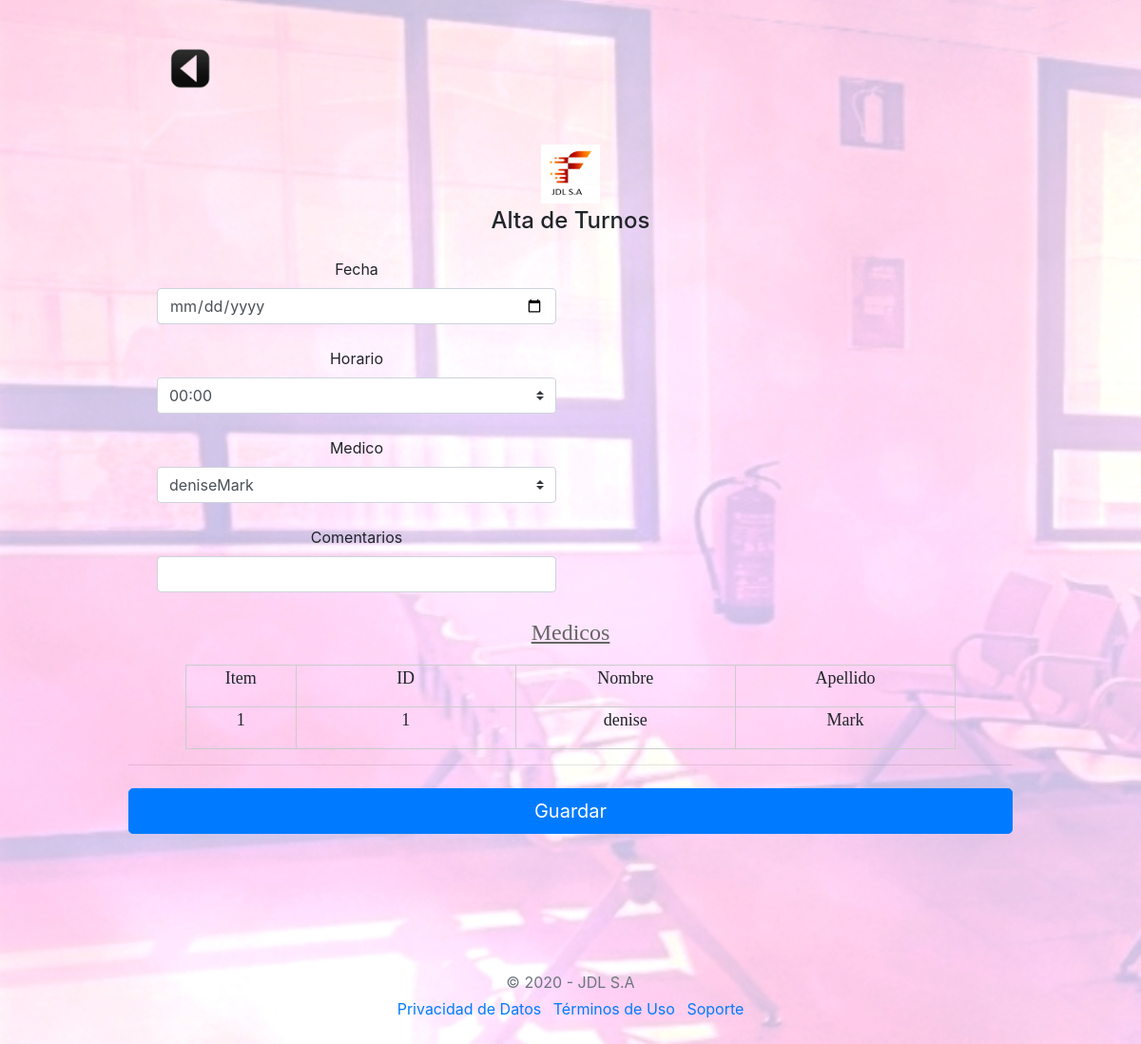
Page /turnos2/turnos2.php on the committed database.
### tables this page shows
CREATE TABLE `clinicos` (
  `id_clinico` int(8) NOT NULL,
  `nombre_clinico` varchar(30) DEFAULT NULL,
  `apellido_clinico` varchar(30) DEFAULT NULL,
  `edad_clinico` int(8) DEFAULT NULL,
  `dni_clinico` int(8) DEFAULT NULL,
  `domicilio_clinico` varchar(15) DEFAULT NULL,
  `telefono_clinico` int(15) DEFAULT NULL,
  `fech_nac_clinico` date DEFAULT NULL,
  `email_clinico` varchar(30) DEFAULT NULL,
  `esp_clinico` int(8) DEFAULT NULL
);

### turnos2/turnos2.php (the view, shortened to what this page needs)
<!doctype html>
<html>
<?php
    require "../metodos.php";
?>
<body background="../img/turnos2.jpg">
    <div class="container">
 <div class="py-5 text-center">
  <div class="row">
    <div class="col-sm-2"><h2>
		<img border="0" src="../img/atras.png" width="48" height="48" title="Volver al menú"
		onclick=location.href='javascript:history.go(-1)'; onKeyPress=location.href='javascript:history.go(-1)'; style='cursor:pointer';/>
	</h2>
	</div>
	 <div class="container">
 <div class="py-5 text-center">
  <div class="row">
  <div class="col-md"><img class="d-block mx-auto mb-1" src="../img/jdlsa.png" alt="" width="62" height="62"></div>
</div>
<div class="col-md-12 order-md-1">
      <h4 class="mb-4">Alta de Turnos</h4>
      <form class="needs-validation" novalidate action="grabar.php" method="post">
<?php
   require "../conexion.php";
    $sql = "SELECT * from clinicos order by id_clinico";
	$query = $mysqli->query($sql);
	while($resultado = $query->fetch_assoc()) {
        $clinicos[] = $resultado;
    }
      $sql = "SELECT * from horarios order by id_horario";
      $query = $mysqli->query($sql);
      while($resultado = $query->fetch_assoc()) {
            $horarios[] = $resultado;
        }
?>
          <div class="col-md-6 mb-4">
            <label for="fecha_turno">Fecha</label>
            <input type="date" class="form-control" name="fecha_turno" placeholder="" value="" required>
          </div>
          <div class="col-md-6 mb-4">
           <label for="horario">Horario</label>
           <select class="custom-select d-block w-100" name="horario_turno" required>
           <?php
				     $long = count($horarios);
				     for($i=0; $i< $long; $i++){
				     echo "<option";
             echo " value=" .$horarios[$i]['id_horario'] .",".$horarios[$i]['tiempo_horario'] .">";
                 echo $horarios[$i]['tiempo_horario'];
				     echo "</option>";
             }
				   ?>
            </select>
          </div>
          <div class="col-md-6 mb-4">
           <label for="clinico">Medico</label>
           <select class="custom-select d-block w-100" name="clinico_turno" required>
           <?php
				     $long = count($clinicos);
				     for($i=0; $i< $long; $i++){
				     echo "<option";
             echo " value=" .$clinicos[$i]['nombre_clinico'] .",".$clinicos[$i]['apellido_clinico'] .">";
                 echo $clinicos[$i]['nombre_clinico'];
                 echo $clinicos[$i]['apellido_clinico'];
				     echo "</option>";
             }
				   ?>
            </select>
          </div>
        <div class="col-md-6 mb-4">
            <label for="comentarios_turno">Comentarios</label>
            <input type="text" class="form-control" name="comentarios_turno" placeholder="" value="" required>
          </div>
          <p align="center"> <font face="Verdana" size="5" color="#666666"><u>Medicos</u></font></i></p>
<div align="center">
  <center>
 <table border="1" cellpadding="0" cellspacing="0"  bordercolor="#CCCCCC" style="border-collapse: collapse" width="90%">
  <tr>
      <td width="10%" height="35"><p align="center"><font face="Verdana" size="4" >Item</font></i></td>
      <td width="20%" height="35"><p align="center"><font face="Verdana" size="4" >ID</font></i></td>
	  <td width="20%" height="35"><p align="center"><font face="Verdana" size="4" >Nombre</font></i></td>
	  <td width="20%" height="35"><p align="center"><font face="Verdana" size="4" >Apellido</font></i></td>
	  </tr>
	<?php $long = count($clinicos);
				for($i=0; $i< $long; $i++){
				?>
  <tr>
    <td width="10%" height="35">  <p align="center"><font face="Verdana" size="4" ><?php echo $i+1;?></font></i></td>
    <td width="20%" height="35">  <p align="center"><font face="Verdana" size="4" ><?php echo $clinicos[$i]['id_clinico'];?></font></i></td>
	<td width="20%" height="35">  <p align="center"><font face="Verdana" size="4" ><?php echo $clinicos[$i]['nombre_clinico'];?></font></i></td>
	<td width="20%" height="35">  <p align="center"><font face="Verdana" size="4" ><?php echo $clinicos[$i]['apellido_clinico'];?></font></i></td>
	</tr>
  <?php  } ?>
  </table>
  </center>
</div>
    </div>
     <hr class="mb-4">
        <button class="btn btn-primary btn-lg btn-block" type="submit">Guardar</button>
    </div>
  <footer class="my-5 pt-5 text-muted text-center text-small">
    <p class="mb-1">&copy; 2020 - JDL S.A</p>
    <ul class="list-inline">
      <li class="list-inline-item"><a href="#">Privacidad de Datos</a></li>
      <li class="list-inline-item"><a href="#">Términos de Uso</a></li>
      <li class="list-inline-item"><a href="#">Soporte</a></li>
    </ul>
  </footer>
</div>
</body>
</html>

### js/form-validation.css (style rules this page uses)
.container { max-width: 960px; }

### rows in the picture
clinicos: id_clinico "1", nombre_clinico "denise", apellido_clinico "Mark"

### other values in the picture
form field horario_turno "00:00"
form field clinico_turno "deniseMark"
